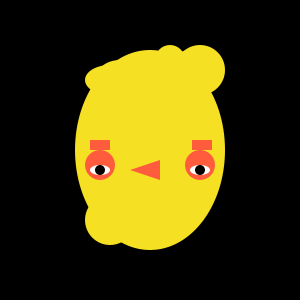
Frame 1 (no input)
Frame 60 (the mouse pressed at the canvas centre just before this capture): identical to frame 1, image omitted
Frame 120 (the mouse held since frame 60 and released just before this capture): identical to frame 1, image omitted

The Processing sketch that drew this single still picture (run headless with seeded random() and noise(); from frame 60 on, the mouse is pressed at the canvas centre):

// Processing sketch: processing_145751
// ── processing_145751.pde

boolean flipFlop = false;
int eyeBallDiam;
float randNum3;
float randNum;
float randNum2;
float randNum4;
float randNum5;

 
 
void setup(){
  size(300,300);
}
 
 
 
 
 
 
void draw(){
  background(randNum3,randNum4,randNum5);
   
  if (flipFlop == false){
    eyeBallDiam = 30;
  }
  else{
    eyeBallDiam=60;
  }
  


 
     
   
   
  translate(150,150);
  noStroke();
  fill(245,224,35);
  ellipse(30,-70,50,50);
  ellipse(-40,70,50,50);
  ellipse(40,-80,40,40);
  ellipse(20,-90,30,30);
  ellipse(50,-80,50,50);
  ellipse(0,0,150,200);
   ellipse (-30,-70,50,40);
  ellipse(-40,-70,50,30);
  fill(295,92,62);
  triangle(-20, 20, 10, 10, 10, 30);
   rect(-60, -10, 20, 10);
  rect(42, -10, 20, 10);
  fill(255,255,255);
  ellipse(-50.5,15,randNum2,randNum2);
  ellipse(50.5,15,randNum2,randNum2);
  fill(295,92,62);
  ellipse(-2,60,10,randNum);
  ellipse(-50,15,eyeBallDiam,eyeBallDiam);
  ellipse(50,15,eyeBallDiam,eyeBallDiam);
   fill(255,255,255);
  ellipse (-50,20,20,10);
  ellipse (50,20,20,10);
  fill(3,0,0);
  ellipse (-50,20,10,10);
  ellipse (50,20,10,10);
 

}
 
 
void keyPressed () {
  flipFlop =! flipFlop;
   randNum = random (0,60);
 randNum2 = random (0,50);
 randNum3= random (0,255);
 randNum4 = random (0,255);
 randNum5 = random (0,255);
}
